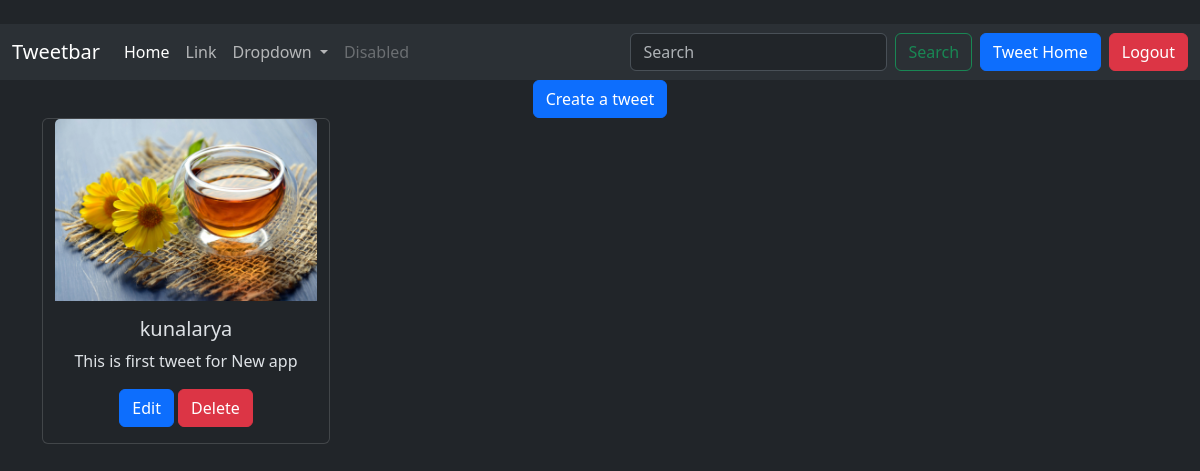
The page /tweet/ (signed in) on the database as committed earlier.
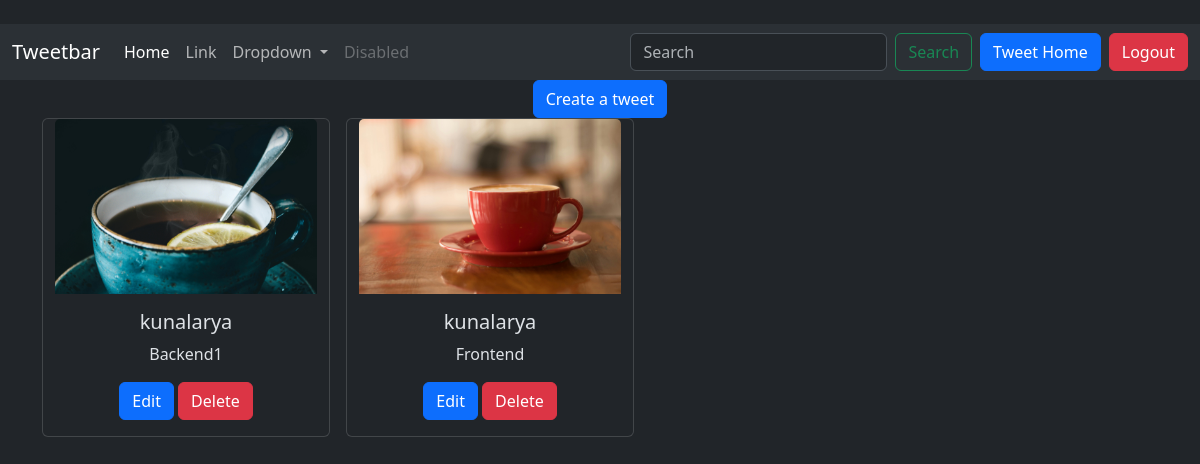
The same page on the database as committed later.
### tweet/models.py (models this page shows, shortened)
class Tweet(models.Model):
    user = models.ForeignKey(User, on_delete=models.CASCADE)
    text = models.TextField(max_length=240)
    photo = models.ImageField(upload_to='photos/', blank=True, null=True)
    created_at = models.DateTimeField(auto_now_add=True)
    updated_at = models.DateTimeField(auto_now=True)

### tweet/views.py (the view)
# urls.py: path('', views.tweet_list, name='tweet_list'),
def tweet_list(request):
    tweets = Tweet.objects.all().order_by('created_at')
    return render(request, 'tweet_list.html', {'tweets': tweets})

### tweet/templates/tweet_list.html (shortened to what this page needs)
{% extends "layout.html" %}
{% block content %}
<a class="btn btn-primary" href="{% url 'tweet_create' %}">Create a tweet</a>
<div class="container row gap-3 mb-4">
    {% for tweet in tweets %}
    <div class="card" style="width: 18rem;">
        <img src="{{ tweet.photo.url }}" class="card-img-top" alt="...">
        <div class="card-body">
          <h5 class="card-title">{{ tweet.user.username }}</h5>
          <p class="card-text">{{ tweet.text }}</p>
          {% if tweet.user == user  %}
          <a href="{% url 'tweet_edit' tweet.id %}" class="btn btn-primary">Edit</a>
          <a href="{% url 'tweet_delete' tweet.id %}" class="btn btn-danger">Delete</a>
          {% endif %}
        </div>
      </div>
    {% endfor %}
</div>
{% endblock %}

Rows that differ between the two databases and show on the page:
removed Tweet: photo (picture), user.username "kunalarya", text "This is first tweet for New app", shows "Edit"
added Tweet: photo (picture), user.username "kunalarya", text "Backend1", shows "Edit"
added Tweet: photo (picture), user.username "kunalarya", text "Frontend", shows "Edit"
